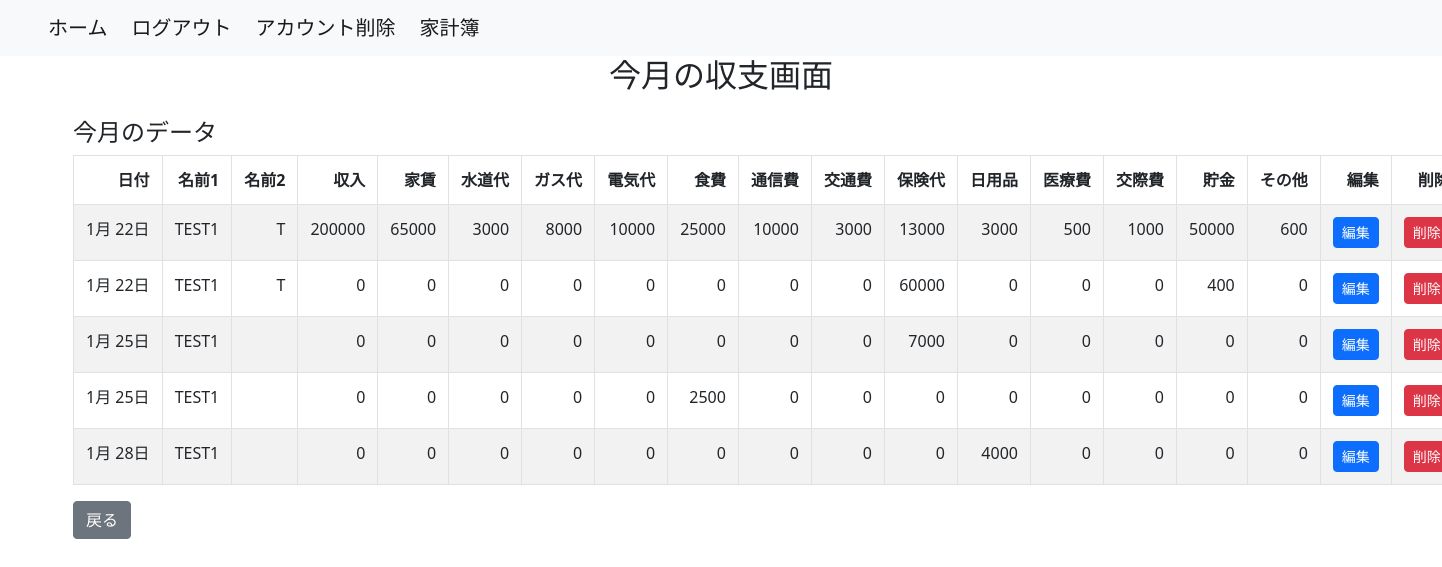
The app's page /household_budget/balance/ (signed in), older data.
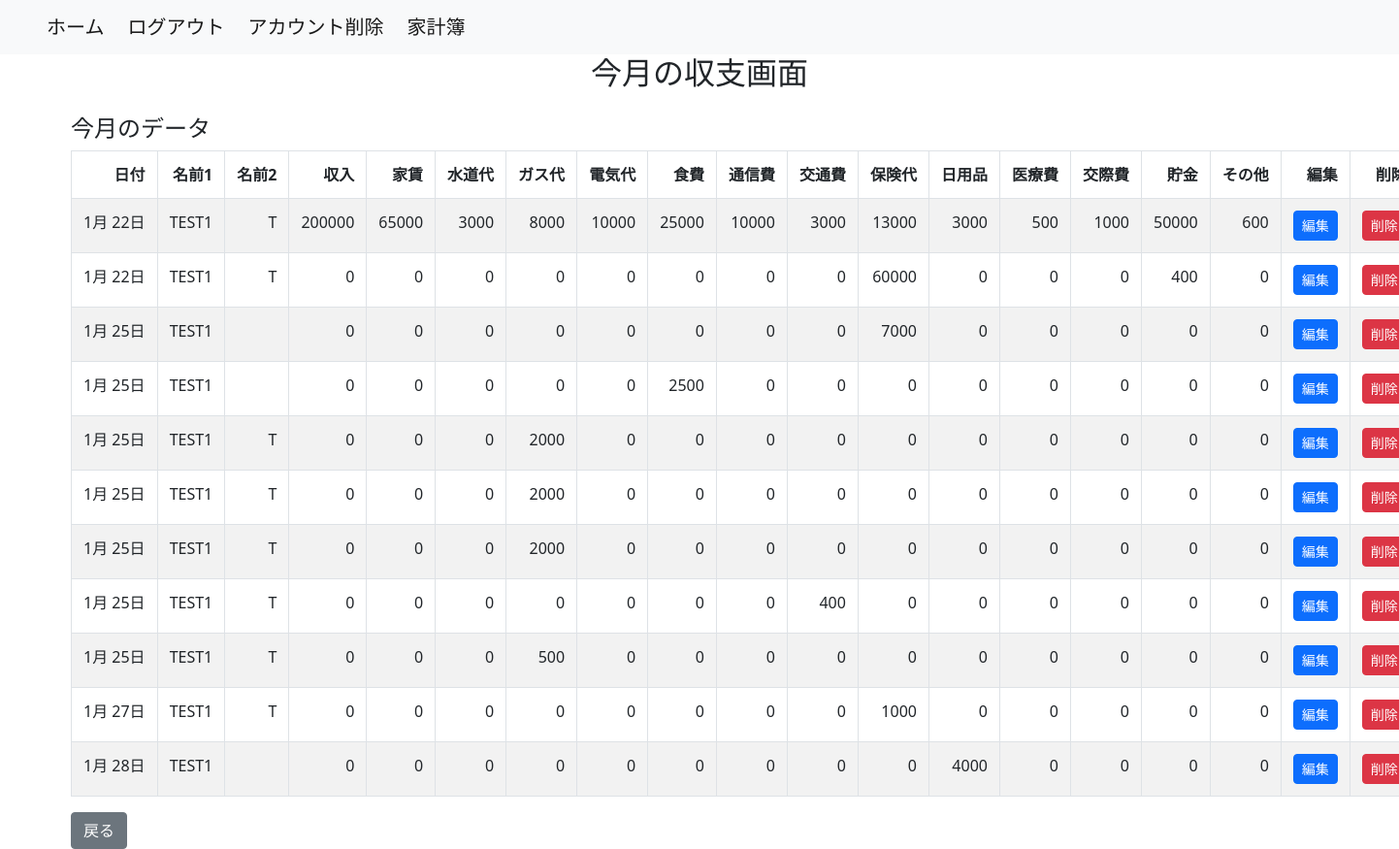
The same page, newer data.
### household_budget/models.py (models this page shows)
class BalanceOfPayments(models.Model):
    user = models.ForeignKey(settings.AUTH_USER_MODEL, on_delete=models.CASCADE)
    event_date = models.DateField()
    name_1 = models.CharField(max_length=20, default='', null=True)
    name_2 = models.CharField(max_length=20, default='', null=True)
    income = models.IntegerField(default=0)
    rent = models.IntegerField(default=0)
    water_supply = models.IntegerField(default=0)
    gas = models.IntegerField(default=0)
    electricity = models.IntegerField(default=0)
    food_expenses = models.IntegerField(default=0)
    communication_expenses = models.IntegerField(default=0)
    transportation_expenses = models.IntegerField(default=0)
    insurance_fee = models.IntegerField(default=0)
    daily_necessities = models.IntegerField(default=0)
    medical_bills = models.IntegerField(default=0)
    entertainment_expenses = models.IntegerField(default=0)
    saving = models.IntegerField(default=0)
    add_item = models.IntegerField(default=0)
    class Meta:
        db_table = 'BalanceOfPayments'
        ordering = ['event_date']

### household_budget/views.py (the view)
# urls.py: path('balance/',BalanceOfPaymentsView.as_view(), name='balance'),
class BalanceOfPaymentsView(ListView):
    template_name = 'balance.html'
    model = BalanceOfPayments
    context_object_name = 'balance_list'
    @method_decorator(login_required)
    def dispatch(self, *args, **kwargs):
        return super().dispatch(*args, **kwargs)
    def get_queryset(self):
        return BalanceOfPayments.objects.filter(user=self.request.user)
    def get_context_data(self, **kwargs):
        context = super().get_context_data(**kwargs)
        context['now'] = datetime.now()
        last_month = datetime.now() - timedelta(days=datetime.now().day)
        context['last_month'] = last_month
        return context

### household_budget/templates/balance.html (shortened to what this page needs)
{% extends 'base.html' %}
{% block content %}
  <div class="container">
    <h2 class="text-center mb-4">今月の収支画面</h2>
    <h4>今月のデータ</h4>
    <table class="table table-striped table-bordered">
      <thead>
        <tr>
          <th>日付</th>
          <th>名前1</th>
          <th>名前2</th>
          <th>収入</th>
          <th>家賃</th>
          <th>水道代</th>
          <th>ガス代</th>
          <th>電気代</th>
          <th>食費</th>
          <th>通信費</th>
          <th>交通費</th>
          <th>保険代</th>
          <th>日用品</th>
          <th>医療費</th>
          <th>交際費</th>
          <th>貯金</th>
          <th>その他</th>
          <th>編集</th>
          <th>削除</th>
        </tr>
      </thead>
      <tbody>
      {% load humanize %}
        {% for balance in balance_list %}
          {% with balance_date=balance.event_date|date:"Y-m" %}
            {% if balance_date == now|date:"Y-m" %}
              <tr>
                <td>{{ balance.event_date | date:"n月 j日" }}</td>
                <td>{{ balance.name_1 }}</td>
                <td>{{ balance.name_2 }}</td>
                <td>{{ balance.income }}</td>
                <td>{{ balance.rent }}</td>
                <td>{{ balance.water_supply }}</td>
                <td>{{ balance.gas }}</td>
                <td>{{ balance.electricity }}</td>
                <td>{{ balance.food_expenses }}</td>
                <td>{{ balance.communication_expenses }}</td>
                <td>{{ balance.transportation_expenses }}</td>
                <td>{{ balance.insurance_fee }}</td>
                <td>{{ balance.daily_necessities }}</td>
                <td>{{ balance.medical_bills }}</td>
                <td>{{ balance.entertainment_expenses }}</td>
                <td>{{ balance.saving }}</td>
                <td>{{ balance.add_item }}</td>
                <td><a href="{% url 'household_budget:edit' balance.id %}" class="btn btn-primary btn-sm">編集</a></td>
                <td><a href="{% url 'household_budget:delete' balance.id %}" class="btn btn-danger btn-sm">削除</a></td>
              </tr>
            {% endif %}
          {% endwith %}
        {% endfor %}
      </tbody>
    </table>
    <div class="d-flex justify-content-start mt-3">
    <a href="{% url 'accounts:user' %}" class="btn btn-secondary ml-2">戻る</a>
    </div>
  </div>
{% endblock %}

### templates/base.html (shortened to what this page needs)
<!DOCTYPE html>
<html lang="ja">
   <head>
      <link href="https://cdn.jsdelivr.net/npm/bootstrap@5.0.2/dist/css/bootstrap.min.css" rel="stylesheet">
   </head>
   <body>
      <nav class="navbar navbar-expand-lg navbar-light bg-light">
         <a class="navbar-brand ms-5" href="{% url 'accounts:home' %}">ホーム</a>
         {% if user.is_authenticated %}
         <a class="navbar-brand ms-2" href="{% url 'accounts:logout' %}">ログアウト</a>
         <a class="navbar-brand ms-2" href="{% url 'accounts:delete' %}">アカウント削除</a>
         {% else %}
         <a class="navbar-brand ms-2" href="{% url 'accounts:login' %}">ログイン</a>
         <a class="navbar-brand ms-2" href="{% url 'accounts:regist' %}">アカウント登録</a>
         {% endif %}
         <a class="navbar-brand ms-2" href="{% url 'accounts:user' %}">家計簿</a>
      </nav>
      {% block content %}{% endblock %}
   </body>
</html>

### household_budget/templates/balance.html (style rules this page uses)
.table { width: 100%; max-width: 100%; margin-bottom: 1rem; border-collapse: collapse; }
.table th, .table td { padding: 0.75rem; vertical-align: top; border-top: 1px solid #dee2e6; text-align: center; text-align: right; }
.btn { padding: 0.375rem 0.75rem; font-size: 1rem; line-height: 1.5; border-radius: 0.25rem; }
.btn-sm { padding: 0.25rem 0.5rem; font-size: 0.875rem; }
.table th, .table td, .btn { white-space: nowrap; overflow: hidden; text-overflow: ellipsis; }

Row changes from the older to the newer data that the page shows:
added BalanceOfPayments: event_date "1月 25日", name_1 "TEST1", name_2 "T", income "0", rent "0", water_supply "0", gas "2000", electricity "0", food_expenses "0", communication_expenses "0", transportation_expenses "0", insurance_fee "0", daily_necessities "0", medical_bills "0", entertainment_expenses "0", saving "0", add_item "0"
added BalanceOfPayments: event_date "1月 25日", name_1 "TEST1", name_2 "T", income "0", rent "0", water_supply "0", gas "2000", electricity "0", food_expenses "0", communication_expenses "0", transportation_expenses "0", insurance_fee "0", daily_necessities "0", medical_bills "0", entertainment_expenses "0", saving "0", add_item "0"
added BalanceOfPayments: event_date "1月 25日", name_1 "TEST1", name_2 "T", income "0", rent "0", water_supply "0", gas "2000", electricity "0", food_expenses "0", communication_expenses "0", transportation_expenses "0", insurance_fee "0", daily_necessities "0", medical_bills "0", entertainment_expenses "0", saving "0", add_item "0"
added BalanceOfPayments: event_date "1月 25日", name_1 "TEST1", name_2 "T", income "0", rent "0", water_supply "0", gas "0", electricity "0", food_expenses "0", communication_expenses "0", transportation_expenses "400", insurance_fee "0", daily_necessities "0", medical_bills "0", entertainment_expenses "0", saving "0", add_item "0"
added BalanceOfPayments: event_date "1月 25日", name_1 "TEST1", name_2 "T", income "0", rent "0", water_supply "0", gas "500", electricity "0", food_expenses "0", communication_expenses "0", transportation_expenses "0", insurance_fee "0", daily_necessities "0", medical_bills "0", entertainment_expenses "0", saving "0", add_item "0"
added BalanceOfPayments: event_date "1月 27日", name_1 "TEST1", name_2 "T", income "0", rent "0", water_supply "0", gas "0", electricity "0", food_expenses "0", communication_expenses "0", transportation_expenses "0", insurance_fee "1000", daily_necessities "0", medical_bills "0", entertainment_expenses "0", saving "0", add_item "0"
